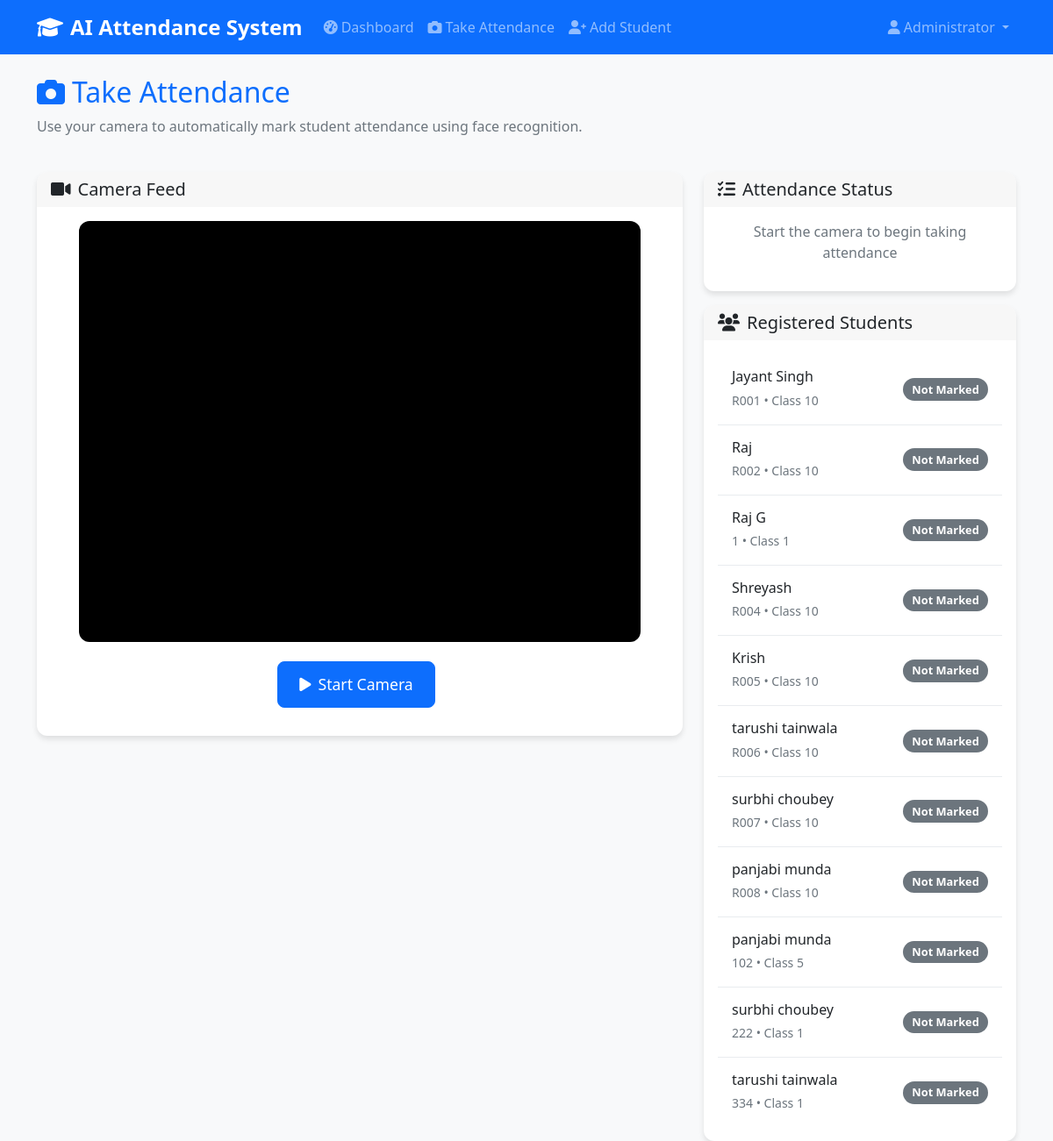
Page /take_attendance (signed in) on the earlier database version.
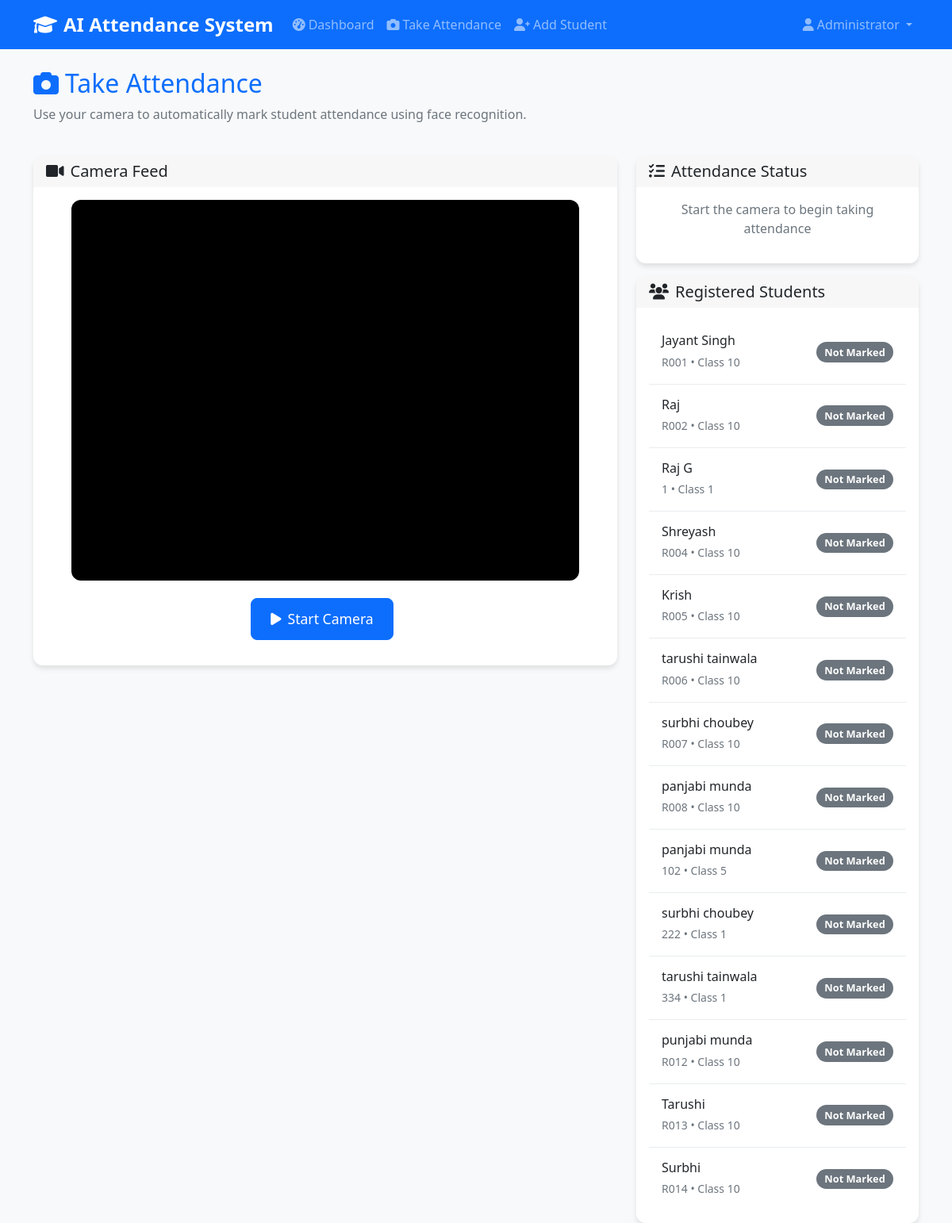
Same page on the later database version.
### app.py (models this page shows)
class Student(db.Model):
    id = db.Column(db.Integer, primary_key=True)
    name = db.Column(db.String(100), nullable=False)
    roll_number = db.Column(db.String(20), unique=True, nullable=False)
    class_name = db.Column(db.String(50), nullable=False)
    def to_dict(self):
        return {
            'id': self.id,
            'name': self.name,
            'roll_number': self.roll_number,
            'class_name': self.class_name
        }

### app.py (the view)
@app.route('/take_attendance')
def take_attendance():
    if not validate_session():
        return redirect(url_for('login'))
    students = Student.query.all()
    students_data = [student.to_dict() for student in students]
    return render_template('take_attendance.html', students=students_data)

### app.py (called while the page is built)
def validate_session():
    if 'teacher_id' in session and 'login_time' in session:
        try:
            login_time = datetime.fromisoformat(session['login_time'])
            if datetime.now() - login_time > timedelta(hours=8):
                session.clear()
                return False
            if datetime.now() - login_time > timedelta(hours=2):
                session['login_time'] = datetime.now().isoformat()
                session.modified = True
            return True
        except:
            session.clear()
            return False
    return False

### templates/take_attendance.html (shortened to what this page needs)
{% extends "base.html" %}  {% block content %}
<div class="row mb-4">
  <div class="col-12">
    <h2 class="text-primary">
      <i class="fas fa-camera me-2"></i>Take Attendance
    </h2>
    <p class="text-muted">
      Use your camera to automatically mark student attendance using face
      recognition.
    </p>
  </div>
</div>
<div class="row">
  <div class="col-md-8">
    <div class="card">
      <div class="card-header">
        <h5 class="mb-0"><i class="fas fa-video me-2"></i>Camera Feed</h5>
      </div>
      <div class="card-body text-center">
        <div id="camera-container" class="mb-3">
          <video id="video" width="640" height="480" autoplay muted></video>
        </div>
        <div class="mb-3">
          <button id="start-camera" class="btn btn-primary btn-lg me-2">
            <i class="fas fa-play me-2"></i>Start Camera
          </button>
        </div>
      </div>
    </div>
  </div>
  <div class="col-md-4">
    <div class="card">
      <div class="card-header">
        <h5 class="mb-0">
          <i class="fas fa-list-check me-2"></i>Attendance Status
        </h5>
      </div>
      <div class="card-body">
        <div id="attendance-list">
          <p class="text-muted text-center">
            Start the camera to begin taking attendance
          </p>
        </div>
      </div>
    </div>
    <div class="card mt-3">
      <div class="card-header">
        <h5 class="mb-0">
          <i class="fas fa-users me-2"></i>Registered Students
        </h5>
      </div>
      <div class="card-body">
        <div class="list-group list-group-flush">
          {% for student in students %}
          <div
            class="list-group-item d-flex justify-content-between align-items-center"
          >
            <div>
              <h6 class="mb-1">{{ student.name }}</h6>
              <small class="text-muted"
                >{{ student.roll_number }} • {{ student.class_name }}</small
              >
            </div>
            <span class="badge bg-secondary rounded-pill">Not Marked</span>
          </div>
          {% endfor %}
        </div>
      </div>
    </div>
  </div>
</div>
{% endblock %}

Differences in the rows shown:
added Student: name "punjabi munda", roll_number "R012", class_name "Class 10"
added Student: name "Tarushi", roll_number "R013", class_name "Class 10"
added Student: name "Surbhi", roll_number "R014", class_name "Class 10"
